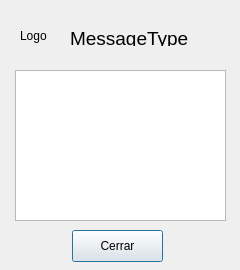
<?xml version="1.0" encoding="UTF-8"?>
<ui version="4.0">
 <class>UserFieldEmpty</class>
 <widget class="QDialog" name="UserFieldEmpty">
  <property name="geometry">
   <rect>
    <x>0</x>
    <y>0</y>
    <width>240</width>
    <height>270</height>
   </rect>
  </property>
  <property name="minimumSize">
   <size>
    <width>240</width>
    <height>270</height>
   </size>
  </property>
  <property name="maximumSize">
   <size>
    <width>240</width>
    <height>270</height>
   </size>
  </property>
  <property name="windowTitle">
   <string>Dialog</string>
  </property>
  <widget class="QPushButton" name="pushButton">
   <property name="geometry">
    <rect>
     <x>72</x>
     <y>230</y>
     <width>91</width>
     <height>32</height>
    </rect>
   </property>
   <property name="text">
    <string>Cerrar</string>
   </property>
  </widget>
  <widget class="QLabel" name="label">
   <property name="geometry">
    <rect>
     <x>20</x>
     <y>20</y>
     <width>32</width>
     <height>32</height>
    </rect>
   </property>
   <property name="minimumSize">
    <size>
     <width>32</width>
     <height>32</height>
    </size>
   </property>
   <property name="text">
    <string>Logo</string>
   </property>
  </widget>
  <widget class="QTextEdit" name="textEdit">
   <property name="geometry">
    <rect>
     <x>15</x>
     <y>70</y>
     <width>211</width>
     <height>151</height>
    </rect>
   </property>
  </widget>
  <widget class="QLabel" name="label_2">
   <property name="geometry">
    <rect>
     <x>70</x>
     <y>30</y>
     <width>151</width>
     <height>16</height>
    </rect>
   </property>
   <property name="font">
    <font>
     <pointsize>14</pointsize>
    </font>
   </property>
   <property name="text">
    <string>MessageType</string>
   </property>
  </widget>
 </widget>
 <resources/>
 <connections/>
</ui>
